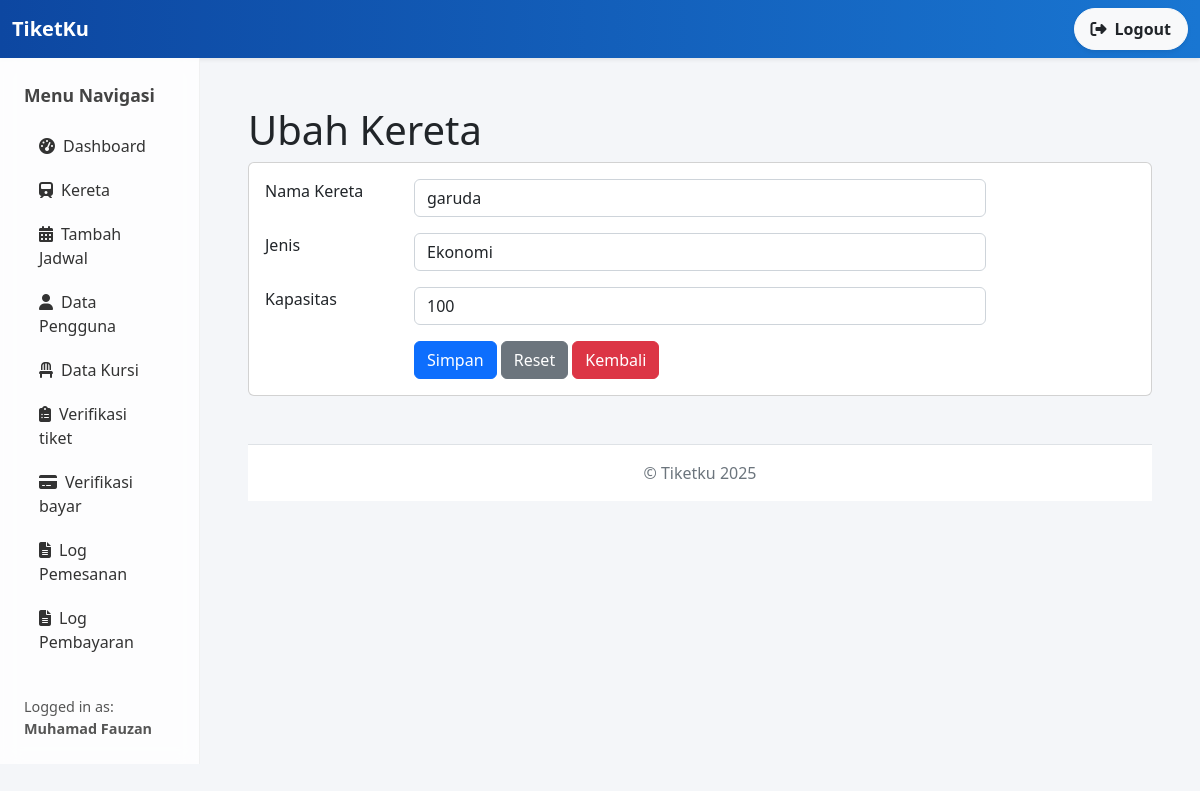
Screenshot of /index.php?page=kereta_ubah&&id=2 (signed in) with the database file from the repository.
### tables this page shows
CREATE TABLE `kereta` (
  `id_kereta` int NOT NULL,
  `nama_kereta` varchar(255) NOT NULL,
  `jenis` enum('ekonomi','bisnis','vip') NOT NULL,
  `kapasitas` int NOT NULL
);

### kereta_ubah.php (the view, shortened to what this page needs)
<h1 class="mt-4">Ubah Kereta</h1>
<div class="card">
    <div class="card-body">
    <div class="row">
    <div class="col-md-12">
       <form method="post">
        <?php
            $id = $_GET['id'];
            $query = mysqli_query($koneksi, "SELECT * FROM kereta WHERE id_kereta=$id");
            $data = mysqli_fetch_array($query);
        ?>
            <div class="row mb-3">
                <div class="col-md-2">Nama Kereta</div>
                <div class="col-md-8"><input type="text" class="form-control" value="<?php echo $data['nama_kereta']; ?>" name="nama_kereta"></div>
            </div>
            <div class="row mb-3">
                <div class="col-md-2">Jenis</div>
                <div class="col-md-8">
                    <select name="jenis" class="form-control">
                        <option value="ekonomi" <?php if($data['jenis'] == 'ekonomi') echo 'selected'; ?>>Ekonomi</option>
                    </select>
                </div>
            </div>
            <div class="row mb-3">
                <div class="col-md-2">Kapasitas</div>
                <div class="col-md-8"><input type="number" class="form-control" value="<?php echo $data['kapasitas']; ?>" name="kapasitas"></div>
            </div>
           <div class="row">
            <div class="col-md-2"></div>
            <div class="col-md-8">
                <button type="submit" class="btn btn-primary" name="submit" value="submit">Simpan</button>
                <button type="reset" class="btn btn-secondary">Reset</button>
                <a href="?page=kereta" class="btn btn-danger">Kembali</a>
                </div>
           </div>
        </form>
        </div>
    </div>
    </div>
</div>

### index.php (style rules this page uses)
body { background-color: #f4f6f9; font-family: 'Segoe UI', sans-serif; }

### rows the page displays
kereta: nama_kereta "garuda", jenis "Ekonomi", kapasitas "100"

### other values shown
$_SESSION['user']['nama'] "Muhamad Fauzan"
